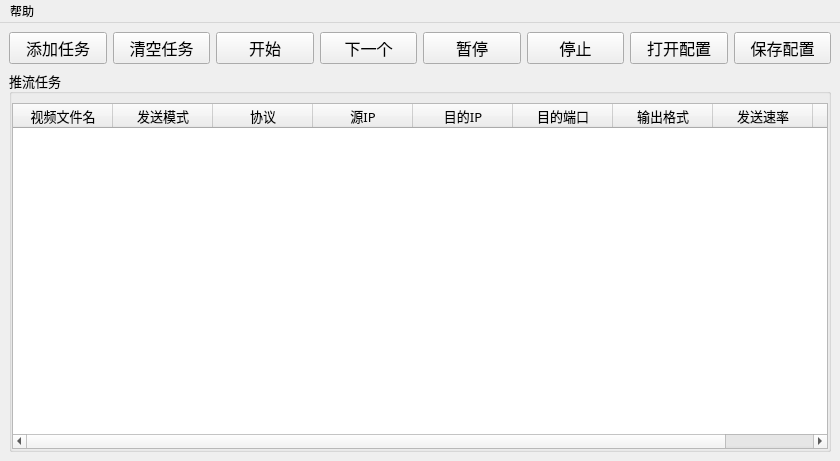
<?xml version="1.0" encoding="UTF-8"?>
<ui version="4.0">
 <class>MainWindow</class>
 <widget class="QMainWindow" name="MainWindow">
  <property name="geometry">
   <rect>
    <x>0</x>
    <y>0</y>
    <width>840</width>
    <height>461</height>
   </rect>
  </property>
  <property name="windowTitle">
   <string>Stream Sender</string>
  </property>
  <widget class="QWidget" name="centralWidget">
   <layout class="QGridLayout" name="gridLayout_2">
    <item row="1" column="0">
     <widget class="QGroupBox" name="groupBox">
      <property name="font">
       <font>
        <family>微软雅黑</family>
        <pointsize>10</pointsize>
       </font>
      </property>
      <property name="title">
       <string>推流任务</string>
      </property>
      <layout class="QGridLayout" name="gridLayout">
       <property name="leftMargin">
        <number>0</number>
       </property>
       <property name="topMargin">
        <number>9</number>
       </property>
       <property name="rightMargin">
        <number>0</number>
       </property>
       <property name="bottomMargin">
        <number>0</number>
       </property>
       <item row="1" column="0">
        <widget class="QTableWidget" name="tableWidget">
         <property name="font">
          <font>
           <family>微软雅黑</family>
           <pointsize>9</pointsize>
          </font>
         </property>
         <property name="editTriggers">
          <set>QAbstractItemView::NoEditTriggers</set>
         </property>
         <column>
          <property name="text">
           <string>视频文件名</string>
          </property>
          <property name="font">
           <font>
            <family>微软雅黑</family>
            <pointsize>10</pointsize>
           </font>
          </property>
         </column>
         <column>
          <property name="text">
           <string>发送模式</string>
          </property>
          <property name="font">
           <font>
            <family>微软雅黑</family>
            <pointsize>10</pointsize>
           </font>
          </property>
         </column>
         <column>
          <property name="text">
           <string>协议</string>
          </property>
          <property name="font">
           <font>
            <family>微软雅黑</family>
            <pointsize>10</pointsize>
           </font>
          </property>
         </column>
         <column>
          <property name="text">
           <string>源IP</string>
          </property>
          <property name="font">
           <font>
            <family>微软雅黑</family>
            <pointsize>10</pointsize>
           </font>
          </property>
         </column>
         <column>
          <property name="text">
           <string>目的IP</string>
          </property>
          <property name="font">
           <font>
            <family>微软雅黑</family>
            <pointsize>10</pointsize>
           </font>
          </property>
         </column>
         <column>
          <property name="text">
           <string>目的端口</string>
          </property>
          <property name="font">
           <font>
            <family>微软雅黑</family>
            <pointsize>10</pointsize>
           </font>
          </property>
         </column>
         <column>
          <property name="text">
           <string>输出格式</string>
          </property>
          <property name="font">
           <font>
            <family>微软雅黑</family>
            <pointsize>10</pointsize>
           </font>
          </property>
         </column>
         <column>
          <property name="text">
           <string>发送速率</string>
          </property>
          <property name="font">
           <font>
            <family>微软雅黑</family>
            <pointsize>10</pointsize>
           </font>
          </property>
         </column>
         <column>
          <property name="text">
           <string>状态</string>
          </property>
          <property name="font">
           <font>
            <family>微软雅黑</family>
            <pointsize>10</pointsize>
           </font>
          </property>
         </column>
        </widget>
       </item>
      </layout>
     </widget>
    </item>
    <item row="0" column="0">
     <layout class="QHBoxLayout" name="horizontalLayout_2">
      <item>
       <widget class="QPushButton" name="pushButton_add">
        <property name="font">
         <font>
          <family>微软雅黑</family>
          <pointsize>12</pointsize>
         </font>
        </property>
        <property name="text">
         <string>添加任务</string>
        </property>
       </widget>
      </item>
      <item>
       <widget class="QPushButton" name="pushButton_clear">
        <property name="font">
         <font>
          <family>微软雅黑</family>
          <pointsize>12</pointsize>
         </font>
        </property>
        <property name="text">
         <string>清空任务</string>
        </property>
       </widget>
      </item>
      <item>
       <widget class="QPushButton" name="pushButton_start">
        <property name="font">
         <font>
          <family>微软雅黑</family>
          <pointsize>12</pointsize>
         </font>
        </property>
        <property name="text">
         <string>开始</string>
        </property>
       </widget>
      </item>
      <item>
       <widget class="QPushButton" name="pushButton_next">
        <property name="font">
         <font>
          <family>微软雅黑</family>
          <pointsize>12</pointsize>
         </font>
        </property>
        <property name="text">
         <string>下一个</string>
        </property>
       </widget>
      </item>
      <item>
       <widget class="QPushButton" name="pushButton_pause">
        <property name="font">
         <font>
          <family>微软雅黑</family>
          <pointsize>12</pointsize>
         </font>
        </property>
        <property name="text">
         <string>暂停</string>
        </property>
       </widget>
      </item>
      <item>
       <widget class="QPushButton" name="pushButton_stop">
        <property name="font">
         <font>
          <family>微软雅黑</family>
          <pointsize>12</pointsize>
         </font>
        </property>
        <property name="text">
         <string>停止</string>
        </property>
       </widget>
      </item>
      <item>
       <widget class="QPushButton" name="pushButton_open">
        <property name="font">
         <font>
          <family>微软雅黑</family>
          <pointsize>12</pointsize>
         </font>
        </property>
        <property name="text">
         <string>打开配置</string>
        </property>
       </widget>
      </item>
      <item>
       <widget class="QPushButton" name="pushButton_save">
        <property name="font">
         <font>
          <family>微软雅黑</family>
          <pointsize>12</pointsize>
         </font>
        </property>
        <property name="text">
         <string>保存配置</string>
        </property>
       </widget>
      </item>
     </layout>
    </item>
   </layout>
  </widget>
  <widget class="QMenuBar" name="menuBar">
   <property name="geometry">
    <rect>
     <x>0</x>
     <y>0</y>
     <width>840</width>
     <height>21</height>
    </rect>
   </property>
   <widget class="QMenu" name="menu">
    <property name="font">
     <font>
      <family>微软雅黑</family>
     </font>
    </property>
    <property name="title">
     <string>帮助</string>
    </property>
   </widget>
   <addaction name="menu"/>
  </widget>
 </widget>
 <resources/>
 <connections/>
</ui>
